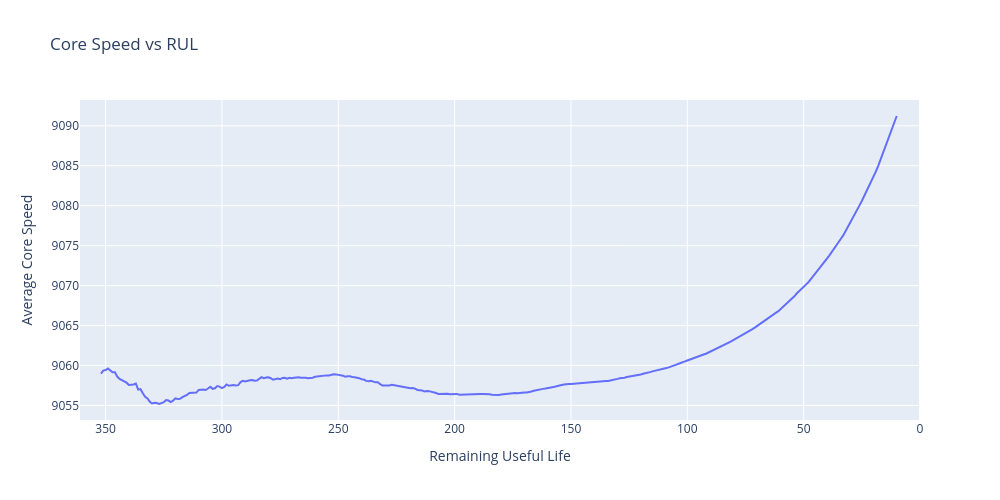

The notebook cell this image was saved under:
### Code cell
import plotly.express as px

fig = px.line(
    avg_sensor,
    x='RUL',
    y='smooth',
    title='Core Speed vs RUL',
    labels={
        'RUL': 'Remaining Useful Life',
        'smooth': 'Average Core Speed'
    }
)
fig.update_xaxes(autorange='reversed') #axis is reversed so it's easy to understand
fig.update_layout(
    width=1000,
    height=500,
    hovermode='x unified'
)
fig.show()

### Figure 1 — Plotly figure (JSON) as saved in the notebook; plotly's stock layout.template omitted (floating-point values rounded to 4 significant figures; data arrays with more than 128 entries replaced by an {"elided": "..."} marker saying what was removed)
{"data": [{"hovertemplate": "Remaining Useful Life=%{x}<br>Average Core Speed=%{y}<extra></extra>", "legendgroup": "", "line": {"color": "#636efa", "dash": "solid"}, "marker": {"symbol": "circle"}, "mode": "lines", "name": "", "orientation": "v", "showlegend": false, "type": "scatter", "x": {"elided": "362 int values"}, "xaxis": "x", "y": {"elided": "362 float values"}, "yaxis": "y"}], "layout": {"height": 500, "hovermode": "x unified", "legend": {"tracegroupgap": 0}, "title": {"text": "Core Speed vs RUL"}, "width": 1000, "xaxis": {"anchor": "y", "autorange": "reversed", "domain": [0, 1], "title": {"text": "Remaining Useful Life"}}, "yaxis": {"anchor": "x", "domain": [0, 1], "title": {"text": "Average Core Speed"}}}}
